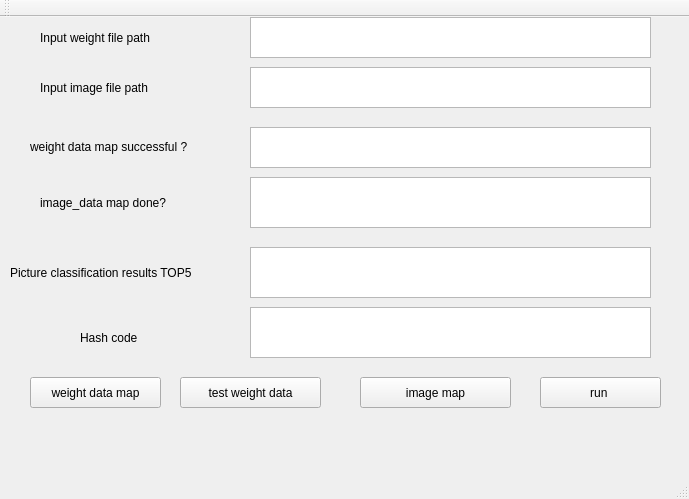
<?xml version="1.0" encoding="UTF-8"?>
<ui version="4.0">
 <class>MainWindow</class>
 <widget class="QMainWindow" name="MainWindow">
  <property name="geometry">
   <rect>
    <x>0</x>
    <y>0</y>
    <width>689</width>
    <height>499</height>
   </rect>
  </property>
  <property name="windowTitle">
   <string>MainWindow</string>
  </property>
  <widget class="QWidget" name="centralWidget">
   <widget class="QPushButton" name="pushButton">
    <property name="geometry">
     <rect>
      <x>30</x>
      <y>360</y>
      <width>131</width>
      <height>31</height>
     </rect>
    </property>
    <property name="text">
     <string>weight data map</string>
    </property>
   </widget>
   <widget class="QPushButton" name="pushButton_2">
    <property name="geometry">
     <rect>
      <x>540</x>
      <y>360</y>
      <width>121</width>
      <height>31</height>
     </rect>
    </property>
    <property name="text">
     <string>run </string>
    </property>
   </widget>
   <widget class="QTextBrowser" name="textBrowser">
    <property name="geometry">
     <rect>
      <x>250</x>
      <y>110</y>
      <width>401</width>
      <height>41</height>
     </rect>
    </property>
   </widget>
   <widget class="QLabel" name="label">
    <property name="geometry">
     <rect>
      <x>30</x>
      <y>120</y>
      <width>211</width>
      <height>20</height>
     </rect>
    </property>
    <property name="text">
     <string>weight data map successful ?</string>
    </property>
   </widget>
   <widget class="QLabel" name="label_2">
    <property name="geometry">
     <rect>
      <x>10</x>
      <y>240</y>
      <width>231</width>
      <height>31</height>
     </rect>
    </property>
    <property name="text">
     <string>Picture classification results TOP5</string>
    </property>
   </widget>
   <widget class="QTextBrowser" name="textBrowser_2">
    <property name="geometry">
     <rect>
      <x>250</x>
      <y>230</y>
      <width>401</width>
      <height>51</height>
     </rect>
    </property>
   </widget>
   <widget class="QLabel" name="label_3">
    <property name="geometry">
     <rect>
      <x>40</x>
      <y>10</y>
      <width>191</width>
      <height>21</height>
     </rect>
    </property>
    <property name="text">
     <string>Input weight file path</string>
    </property>
   </widget>
   <widget class="QLabel" name="label_4">
    <property name="geometry">
     <rect>
      <x>40</x>
      <y>60</y>
      <width>161</width>
      <height>21</height>
     </rect>
    </property>
    <property name="text">
     <string>Input image file path</string>
    </property>
   </widget>
   <widget class="QTextEdit" name="textEdit">
    <property name="geometry">
     <rect>
      <x>250</x>
      <y>0</y>
      <width>401</width>
      <height>41</height>
     </rect>
    </property>
   </widget>
   <widget class="QTextEdit" name="textEdit_2">
    <property name="geometry">
     <rect>
      <x>250</x>
      <y>50</y>
      <width>401</width>
      <height>41</height>
     </rect>
    </property>
   </widget>
   <widget class="QLabel" name="label_5">
    <property name="geometry">
     <rect>
      <x>80</x>
      <y>300</y>
      <width>81</width>
      <height>41</height>
     </rect>
    </property>
    <property name="text">
     <string>Hash code</string>
    </property>
   </widget>
   <widget class="QTextBrowser" name="textBrowser_3">
    <property name="geometry">
     <rect>
      <x>250</x>
      <y>290</y>
      <width>401</width>
      <height>51</height>
     </rect>
    </property>
   </widget>
   <widget class="QPushButton" name="pushButton_3">
    <property name="geometry">
     <rect>
      <x>360</x>
      <y>360</y>
      <width>151</width>
      <height>31</height>
     </rect>
    </property>
    <property name="text">
     <string>image map</string>
    </property>
   </widget>
   <widget class="QPushButton" name="pushButton_4">
    <property name="geometry">
     <rect>
      <x>180</x>
      <y>360</y>
      <width>141</width>
      <height>31</height>
     </rect>
    </property>
    <property name="text">
     <string>test weight data</string>
    </property>
   </widget>
   <widget class="QLabel" name="label_6">
    <property name="geometry">
     <rect>
      <x>40</x>
      <y>170</y>
      <width>171</width>
      <height>31</height>
     </rect>
    </property>
    <property name="text">
     <string>image_data map done?</string>
    </property>
   </widget>
   <widget class="QTextBrowser" name="textBrowser_4">
    <property name="geometry">
     <rect>
      <x>250</x>
      <y>160</y>
      <width>401</width>
      <height>51</height>
     </rect>
    </property>
   </widget>
   <widget class="QLabel" name="label_7">
    <property name="geometry">
     <rect>
      <x>220</x>
      <y>410</y>
      <width>251</width>
      <height>16</height>
     </rect>
    </property>
    <property name="text">
     <string/>
    </property>
   </widget>
  </widget>
  <widget class="QMenuBar" name="menuBar">
   <property name="geometry">
    <rect>
     <x>0</x>
     <y>0</y>
     <width>689</width>
     <height>20</height>
    </rect>
   </property>
  </widget>
  <widget class="QToolBar" name="mainToolBar">
   <attribute name="toolBarArea">
    <enum>TopToolBarArea</enum>
   </attribute>
   <attribute name="toolBarBreak">
    <bool>false</bool>
   </attribute>
  </widget>
  <widget class="QStatusBar" name="statusBar"/>
 </widget>
 <layoutdefault spacing="6" margin="11"/>
 <resources/>
 <connections/>
</ui>
